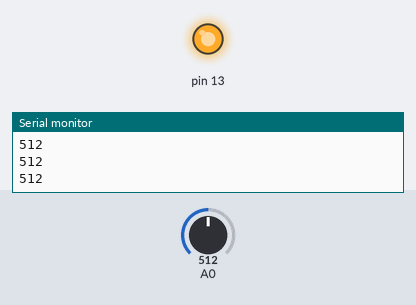
Bench run of a sketch on a simulated Arduino Uno, built with avr-gcc and run on an emulated ATmega328P. On the bench: output pins drawn as LEDs (lit = HIGH), the last lines printed to the serial monitor. The test bench sets the inputs (shaded band); at power-on: A0 = 512.

Above: at 1.2 s.
1.3 s: A0 set to 0
At 1.9 s:
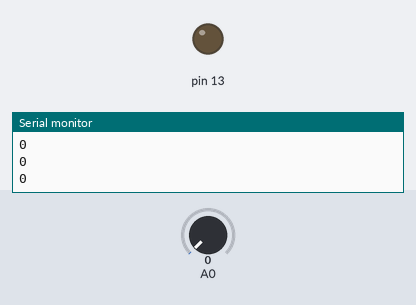
2.8 s: A0 set to 122
At 3.2 s:
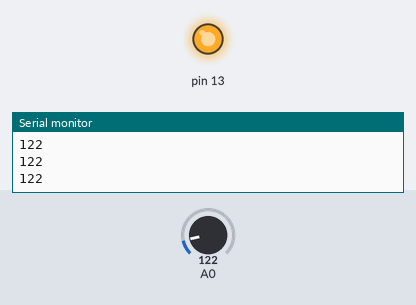
Timing chart, 0 to 5.8 s (numbered marks = the images above; inputs shaded):
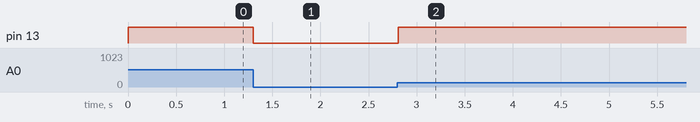

Measured:
- after the input at 1.3 s, pin 13: HIGH → LOW at once
- after the input at 2.8 s, pin 13: LOW → HIGH at once

The sketch:

potentiometer_sensor.ino
```cpp
void setup() {
  // put your setup code here, to run once:
  Serial.begin(9600);
  pinMode(13, OUTPUT);

}

void loop() {
  // put your main code here, to run repeatedly:
  int out = analogRead(A0);
  Serial.println(out);
  if (out >> 400)
    digitalWrite(13, HIGH);
  else
    digitalWrite(13, LOW);

}
```
